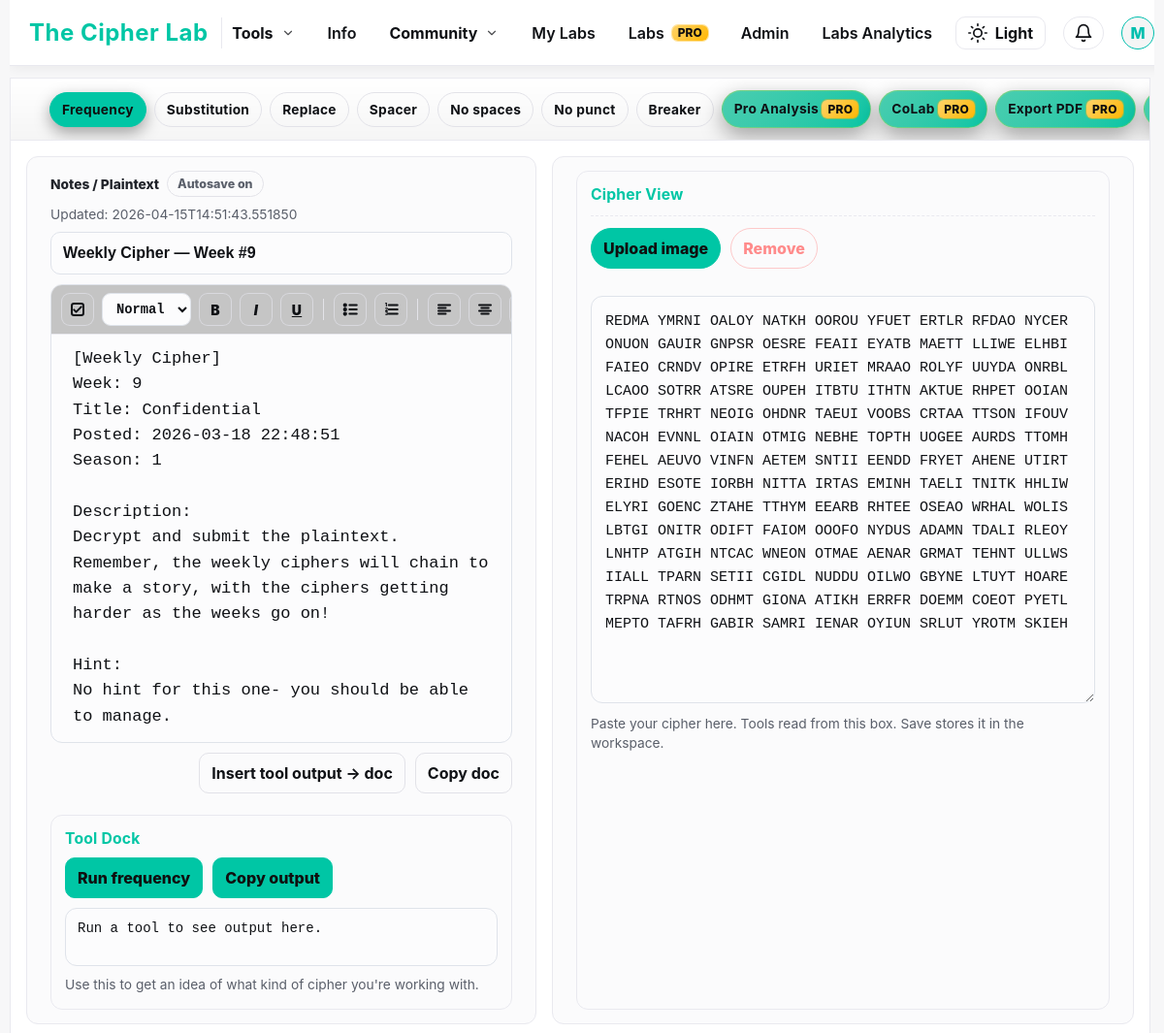
Page /workspaces/113 (signed in) on the committed database.
### tables this page shows
CREATE TABLE users (
    id INTEGER PRIMARY KEY AUTOINCREMENT,
    username TEXT UNIQUE NOT NULL,
    email TEXT UNIQUE NOT NULL,
    password_hash TEXT NOT NULL,
    is_admin INTEGER NOT NULL DEFAULT 0,
    created_at TEXT NOT NULL,
    banned INTEGER DEFAULT 0
, has_posted INTEGER NOT NULL DEFAULT 0, labs_info_seen INTEGER NOT NULL DEFAULT 0, is_pro INTEGER DEFAULT 0, stripe_customer_id TEXT, pro_since TEXT, stripe_subscription_id TEXT, pro_until TEXT, pro_current_period_end TEXT, pro_cancel_at_period_end INTEGER NOT NULL DEFAULT 0, labs_tour_seen INTEGER NOT NULL DEFAULT 0, google_sub TEXT, avatar_url TEXT, auth_provider TEXT NOT NULL DEFAULT 'local', needs_password INTEGER NOT NULL DEFAULT 0, needs_username INTEGER NOT NULL DEFAULT 0);

CREATE TABLE workspaces (
  id INTEGER PRIMARY KEY AUTOINCREMENT,
  owner_id INTEGER NOT NULL,
  title TEXT NOT NULL DEFAULT 'Untitled Workspace',
  cipher_text TEXT NOT NULL DEFAULT '',
  notes TEXT NOT NULL DEFAULT '',
  cipher_image_filename TEXT,
  created_at TEXT NOT NULL DEFAULT CURRENT_TIMESTAMP,
  updated_at TEXT NOT NULL DEFAULT CURRENT_TIMESTAMP, order_index INTEGER NOT NULL DEFAULT 0, share_token TEXT, is_shared INTEGER NOT NULL DEFAULT 0, last_edited_by INTEGER,
  FOREIGN KEY(owner_id) REFERENCES users(id)
);

### app.py (the view, shortened to what this page needs)
@app.route("/workspaces/<int:ws_id>", methods=["GET"], endpoint="workspace_view")
def workspace_view(ws_id):
    user = current_user()
    if not user:
        flash("Please log in.", "warning")
        return redirect(url_for("login"))
    conn = get_db()
    if is_admin(user):
        row = conn.execute("""
            SELECT *
            FROM workspaces
            WHERE id = ?
            LIMIT 1
        """, (ws_id,)).fetchone()
        if not row:
            conn.close()
            abort(404)
        ws = dict(row)
        if ws.get("owner_id") == user["id"]:
            pass
    row = conn.execute("""
        SELECT *
        FROM workspaces
        WHERE id = ?
          AND (
            owner_id = ?
            OR EXISTS (
              SELECT 1 FROM workspace_collaborators
              WHERE workspace_id = workspaces.id AND user_id = ?
            )
          )
        LIMIT 1
    """, (ws_id, user["id"], user["id"])).fetchone()
    if not row:
        conn.close()
        abort(404)
    ws = dict(row)
    is_owner = (ws["owner_id"] == user["id"])
    role = None
    viewer_can_edit = True if is_owner else (role == "editor")
    fresh_user = conn.execute(
        "SELECT * FROM users WHERE id=? LIMIT 1",
        (user["id"],)
    ).fetchone()
    fresh_user = dict(fresh_user) if fresh_user else user
    conn.close()
    return render_template(
        "workspace.html",
        user=fresh_user,
        ws=ws,
        is_owner=is_owner,
        show_tour=(not fresh_user.get("labs_tour_seen")),
        viewer_role=("owner" if is_owner else (role or "viewer")),
        viewer_can_edit=viewer_can_edit,
        viewer_is_pro=is_pro(fresh_user),
    )

### templates/workspace.html (shortened to what this page needs)
<!DOCTYPE html>
<html lang="en" data-theme="dark">
<head>
  <link rel="stylesheet" href="{{ url_for('static', filename='style.css') }}">
</head>
<body>
  {% include 'base_nav.html' %}
  <main class="ws-shell">
    <section class="ws-card" aria-label="Cipher Workspace">
      <header class="ws-topbar">
        <div class="ws-tools" role="toolbar" aria-label="Workspace tools">
          <button class="tb-btn active" data-tool="frequency" type="button">Frequency</button>
          <button class="tb-btn" data-tool="substitution" type="button">Substitution</button>
          <button class="tb-btn" data-tool="replacer" type="button">Replace</button>
          <button class="tb-btn" data-tool="spacer" type="button">Spacer</button>
          <button class="tb-btn" data-tool="remove_spaces" type="button">No spaces</button>
          <button class="tb-btn" data-tool="remove_punctuation" type="button">No punct</button>
          <button class="tb-btn" data-tool="breaker" type="button">Breaker</button>
          <button class="tb-btn pro" data-tool="pro_analysis" id="ws-pro-analysis" type="button" title="Pro Analysis (stats + likely cipher type)">Pro Analysis <span class="pro-badge">PRO</span></button>
          <button class="tb-btn pro" id="ws-colab" type="button" title="CoLab (sharing + collaborators)">
            CoLab
            <span class="pro-chip-mini">
              <span class="pro-badge">PRO</span>
            </span>
          </button>
          <button class="tb-btn pro" id="ws-export-pdf" type="button" title="Export this lab as a PDF">
            Export PDF
            <span class="pro-chip-mini">
              <span class="pro-badge">PRO</span>
            </span>
          </button>
          <button class="tb-btn pro" id="ws-clone" type="button" title="Clone this lab">
          </button>
        </div>
      </header>
      <div class="ws-grid">
        <div class="ws-panel">
          <div class="doc-wrap">
            <div class="doc-meta">
              <div style="display:flex;gap:8px;flex-wrap:wrap;align-items:center;">
                <span style="color:var(--text-dim);font-weight:800;">Notes / Plaintext</span>
                <span class="autosave-pill" id="autosave-pill" aria-live="polite">
                  <span id="autosave-text">Autosave on</span>
                </span>
              </div>
              <div style="color:var(--muted);">
                Updated: <span id="updated-at">{{ ws.updated_at if ws.updated_at else "—" }}</span>
              </div>
            </div>
            <input
              id="ws-title-input"
              class="doc-title"
              placeholder="Lab title"
              value="{{ ws.title or 'Untitled Workspace' }}"
            />
            <div class="note-editor" id="note-editor-wrap">
              <div class="note-toolbar" id="note-toolbar" role="toolbar" aria-label="Notes formatting toolbar">
                <button class="note-btn" type="button" id="note-checklist" title="Checklist" aria-label="Checklist">
                     <svg viewBox="0 0 24 24" aria-hidden="true">
    <rect x="4" y="4" width="16" height="16" rx="3"/>
    <path d="M7 12.5l3 3 7-7"/>
  </svg>
                </button>
                <select class="note-select" id="note-style" title="Style" aria-label="Style">
                  <option value="P" selected>Normal</option>
                </select>
                <button class="note-btn" type="button" data-cmd="bold" title="Bold (Ctrl+B)" aria-label="Bold"><span class="txt-ico">B</span></button>
                <button class="note-btn" type="button" data-cmd="italic" title="Italic (Ctrl+I)" aria-label="Italic"><span class="txt-ico"><i>I</i></span></button>
                <button class="note-btn" type="button" data-cmd="underline" title="Underline (Ctrl+U)" aria-label="Underline"><span class="txt-ico"><u>U</u></span></button>
                <button class="note-btn" type="button" data-cmd="insertUnorderedList" title="Bulleted list" aria-label="Bulleted list">
<svg viewBox="0 0 24 24" class="icon">
  <circle cx="5" cy="6" r="1.5"/>
  <circle cx="5" cy="12" r="1.5"/>
  <circle cx="5" cy="18" r="1.5"/>
  <line x1="11" y1="6" x2="21" y2="6"/>
  <line x1="11" y1="12" x2="21" y2="12"/>
  <line x1="11" y1="18" x2="21" y2="18"/>
</svg>
                </button>
                <button class="note-btn" type="button" data-cmd="insertOrderedList" title="Numbered list" aria-label="Numbered list">
                  <svg viewBox="0 0 24 24" aria-hidden="true">
                    <text x="3.5" y="8" font-size="7" fill="currentColor">1</text>
                    <text x="3.5" y="14" font-size="7" fill="currentColor">2</text>
                    <text x="3.5" y="20" font-size="7" fill="currentColor">3</text>
                    <path d="M9 6h12"/>
                    <path d="M9 12h12"/>
                    <path d="M9 18h12"/>
                  </svg>
                </button>
                <button class="note-btn" type="button" data-cmd="justifyLeft" title="Align left" aria-label="Align left">
                  <svg viewBox="0 0 24 24" aria-hidden="true"><path d="M4 6h16"/><path d="M4 10h10"/><path d="M4 14h16"/><path d="M4 18h10"/></svg>
                </button>
                <button class="note-btn" type="button" data-cmd="justifyCenter" title="Center" aria-label="Center">
                  <svg viewBox="0 0 24 24" aria-hidden="true"><path d="M4 6h16"/><path d="M7 10h10"/><path d="M4 14h16"/><path d="M7 18h10"/></svg>
                </button>
                <button class="note-btn" type="button" data-cmd="justifyRight" title="Align right" aria-label="Align right">
                </button>
              </div>
              <div id="ws-editor" class="note-surface" contenteditable="true" spellcheck="true" aria-label="Notes editor"></div>
            </div>
            <div class="doc-actions">
              <button class="mini-btn" id="insert-tool-output" type="button">Insert tool output → doc</button>
              <button class="mini-btn" id="copy-doc" type="button">Copy doc</button>
            </div>
            <div class="ws-panel tool-panel" style="padding: 14px;">
              <h3>Tool Dock</h3>
              <div class="tool-card active" id="tool-frequency">
                <div class="tool-row">
                  <button class="run-btn" id="run-frequency" type="button">Run frequency</button>
                  <button class="run-btn secondary" id="copy-tool" type="button">Copy output</button>
                </div>
                <div class="result" id="tool-output">Run a tool to see output here.</div>
                <div class="hint">
                  Use this to get an idea of what kind of cipher you're working with.
                </div>
              </div>
            </div>
          </div>
        </div>
        <aside class="ws-panel cipher-side" aria-label="Cipher sidebar">
          <div class="ws-panel" style="padding:14px;">
            <h3>Cipher View</h3>
            <div class="cipher-upload">
              <div class="cipher-upload-row">
                <div class="cipher-upload-actions">
                  <button class="img-btn primary" id="upload-cipher-image" type="button">Upload image</button>
                  <button class="img-btn danger" id="delete-cipher-image" type="button">Remove</button>
                </div>
              </div>
              <div class="cipher-upload-status" id="cipher-image-status"></div>
            </div>
            <textarea id="cipher-text" class="cipher-text" placeholder="Paste ciphertext here…">{{ ws.cipher_text or "" }}</textarea>
            <div class="hint" style="margin-top:8px;">
              Paste your cipher here. Tools read from this box. Save stores it in the workspace.
            </div>
          </div>
        </aside>
      </div>
    </section>
  </main>
</body>
</html>

### templates/base_nav.html (shortened to what this page needs)
<nav class="navbar">
  {% set setup_needed = setup_needed_global|default(false) %}
  <div class="nav-left">
    <a href="{{ url_for('index') }}" class="nav-logo">The Cipher Lab</a>
  </div>
  <ul class="nav-items" id="nav-menu">
    <li class="nav-dd" data-dd="tools">
      <button class="nav-dd-trigger" type="button" aria-expanded="false">
        Tools
        <span class="nav-dd-caret" aria-hidden="true">
          <svg viewBox="0 0 24 24" fill="none" stroke="currentColor" stroke-width="2"
               stroke-linecap="round" stroke-linejoin="round">
            <polyline points="6 9 12 15 18 9"></polyline>
          </svg>
        </span>
      </button>
    </li>
    <li class="d-only"><a class="nav-link" href="{{ url_for('info_page') }}">Info</a></li>
    <li class="nav-dd" data-dd="community">
      <button class="nav-dd-trigger" type="button" aria-expanded="false">
        Community
        <span class="nav-dd-caret" aria-hidden="true">
          <svg viewBox="0 0 24 24" fill="none" stroke="currentColor" stroke-width="2"
               stroke-linecap="round" stroke-linejoin="round">
            <polyline points="6 9 12 15 18 9"></polyline>
          </svg>
        </span>
      </button>
    </li>
    <li class="d-only"><a class="nav-link" href="{{ url_for('workspace_list') }}">My Labs</a></li>
    <li class="d-only">
      <a class="nav-link" href="{{ url_for('labs_pro_page') }}">
        Labs <span class="pro-badge">PRO</span>
      </a>
    </li>
    {% if user and user.is_admin %}
      <li class="d-only"><a class="nav-link" href="{{ url_for('admin_dashboard') }}">Admin</a></li>
      <li class="d-only"><a class="nav-link" href="{{ url_for('admin_labs_analytics') }}">Labs Analytics</a></li>
    {% endif %}
  </ul>
  <div class="nav-right">
    <button id="theme-toggle" aria-label="Toggle theme" title="Toggle theme">
      <svg id="theme-icon" xmlns="http://www.w3.org/2000/svg" width="20" height="20"
           viewBox="0 0 24 24" fill="none" stroke="currentColor"
           stroke-width="2" stroke-linecap="round" stroke-linejoin="round"></svg>
      <span id="theme-toggle-text">Dark</span>
    </button>
    {% if user %}
      <div class="notif-wrapper">
        <button id="notif-btn" class="notif-btn" aria-label="Notifications" title="Notifications">
          <svg id="notif-icon" xmlns="http://www.w3.org/2000/svg" width="20" height="20"
               viewBox="0 0 24 24" fill="none" stroke="currentColor"
               stroke-width="2" stroke-linecap="round" stroke-linejoin="round">
            <path d="M18 8a6 6 0 0 0-12 0c0 7-3 9-3 9h18s-3-2-3-9"></path>
            <path d="M13.73 21a2 2 0 0 1-3.46 0"></path>
          </svg>
        </button>
      </div>
      <div class="profile-dropdown" id="profile-dd">
        <button class="profile-btn" id="profile-btn" aria-label="Profile menu" aria-expanded="false">
          <div class="avatar{% if setup_needed %} setup-pulse{% endif %}">{{ user['username'][0].upper() }}</div>
        </button>
      </div>
    {% endif %}
  </div>
</nav>

### rows in the picture
users: username "M"
workspaces: updated_at "2026-04-15T14:51:43.551850", title "Weekly Cipher — Week #9", cipher_text "REDMA YMRNI OALOY NATKH OOROU YFUET ERTLR RFDAO NYCER ONUON GAUIR GNPSR OESRE FEAII EYATB MAETT LLIWE ELHBI FAIEO CRNDV OPIRE ETRFH URIET MRAAO ROLYF UUYDA ONRBL LCAOO SOTRR ATSRE OUPEH ITBTU ITHTN AKTUE RHPET OOIAN TFPIE TRHRT NEOIG OHDNR TAEUI VOOBS CRTAA TTSON IFOUV NACOH EVNNL OIAIN OTMIG NEBHE TOPTH UOGEE AURDS TTOMH FEHEL AEUVO VINFN AETEM SNTII EENDD FRYET AHENE UTIRT ERIHD ESOTE IORBH NITTA IRTAS EMINH TAELI TNITK HHLIW ELYRI GOENC ZTAHE TTHYM EEARB RHTEE OSEAO WRHAL WOLIS LBTGI ONITR ODIFT FAIOM OOOFO NYDUS ADAMN TDALI RLEOY LNHTP ATGIH NTCAC WNEON OTMAE AENAR GRMAT TEHNT ULLWS IIALL TPARN SETII CGIDL NUDDU OILWO GBYNE LTUYT HOARE TRPNA RTNOS ODHMT GIONA ATIKH ERRFR DOEMM COEOT…"
